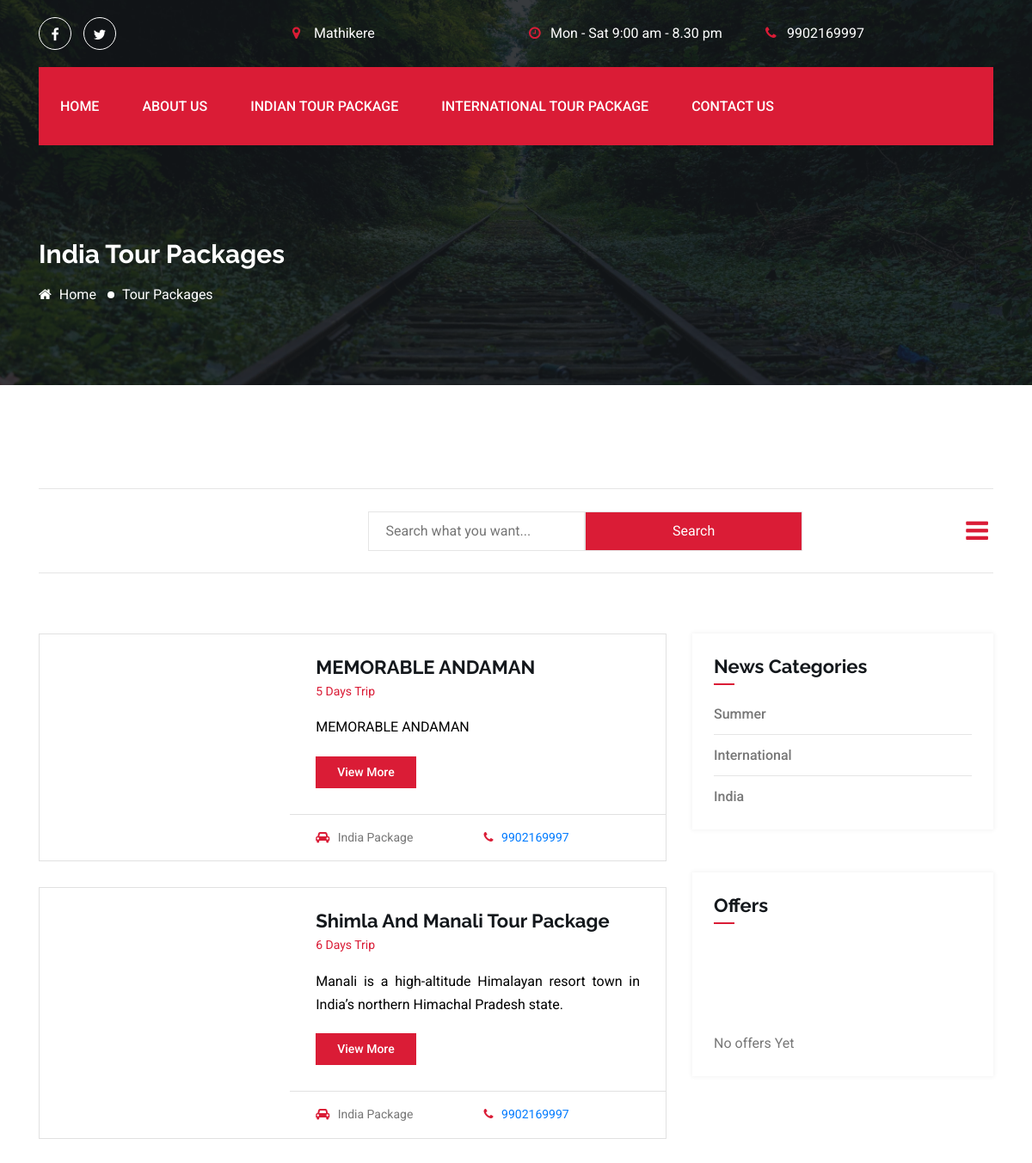
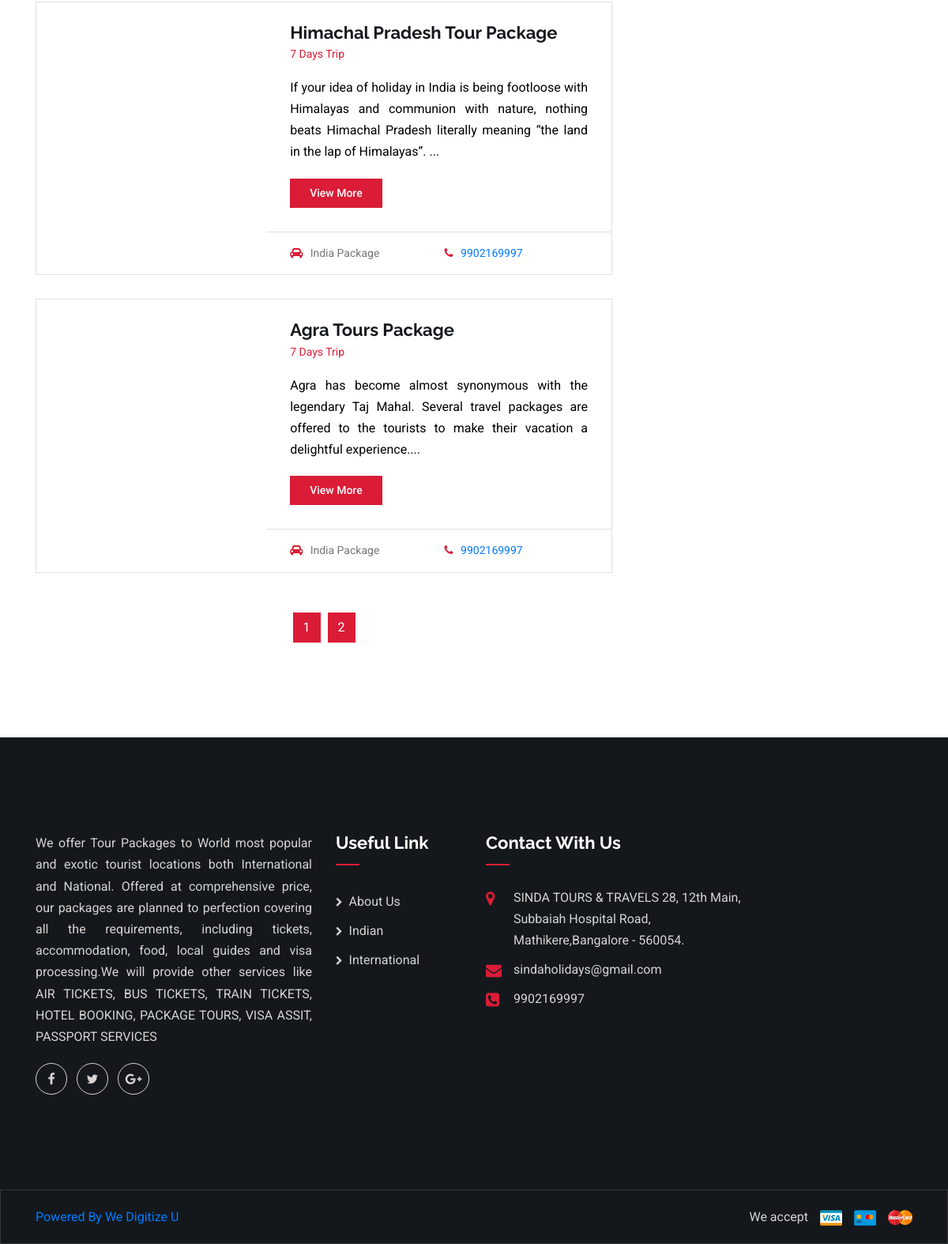
Screenshot of /tour-package.php?package=India with the database file from the repository (2 pictures, top to bottom).
### tables this page shows
CREATE TABLE `package_tours` (
  `id` int(200) NOT NULL,
  `date` varchar(25) NOT NULL,
  `package` varchar(50) NOT NULL,
  `title` varchar(50) NOT NULL,
  `image` text NOT NULL,
  `view-more-image` varchar(100) NOT NULL,
  `days` varchar(10) NOT NULL,
  `short_desc` text NOT NULL,
  `long_desc` text NOT NULL,
  `status` varchar(50) NOT NULL,
  `alt1` varchar(200) NOT NULL,
  `alt2` varchar(200) NOT NULL
);

### phonebook.php (called while the page is built, shortened)
<?php
function address()
{
	return "SINDA TOURS & TRAVELS
		28, 12th Main, Subbaiah Hospital Road,
		Mathikere,Bangalore - 560054.";
}
function address1()
{
	return "Mathikere";
}
function gmail()
{
	return "sindaholidays@gmail.com";
}
function timings()
{
	return "Mon - Sat  9:00 am - 8.30 pm";
}
function mobile()
{
	return "9902169997";
}
function facebook()
{
	return "#";
}
function twitter()
{
	return "#";
}
?>

### tour-package.php (the view, shortened to what this page needs)
<?php
include_once('db/db.php');
?>
<?php
include_once('phonebook.php');
?>
<?php
    $query="";
    $limit=$_GET['page'];
    if($limit=="" || $limit=="1")
    {
       $limitFrom=0;
    }
    else
    {
        $limitFrom=($limit*4)-4;
    }
?>
<?php
    if(isset($_GET['package']))
    {
      $package=$_GET['package'];
      $query="SELECT * FROM `package_tours` WHERE package='$package' ORDER BY id DESC LIMIT $limitFrom,4";
    }
?>
<!DOCTYPE html>
<html lang="en">
<head>
  <?php include_once('head.php'); ?>
</head>
<body>
  <header class="header-section">
    <?php include_once('header.php');?>
  </header>
  <section class="inner-page-banner bg_img overlay-3" data-background="assets/images/banner.jpg">
    <div class="container">
      <div class="row">
        <div class="col-md-12">
          <h2 class="page-title"><?php echo $package; ?> Tour Packages</h2>
          <ol class="page-list">
            <li><a href="index.html"><i class="fa fa-home"></i> Home</a></li>
            <li>Tour Packages</li>
          </ol>
        </div>
      </div>
    </div>
  </section>
  <section class="car-search-section pt-120 pb-120">
    <div class="container">
      <div class="row">
        <div class="col-lg-12">
          <div class="car-search-filter-area">
            <div class="car-search-filter-form-area">
              <form class="car-search-filter-form">
                <div class="row justify-content-between">
                  <div class="col-lg-4 col-md-5 col-sm-6">
                  </div>
                  <div class="col-lg-7 col-md-7 col-sm-6 d-flex">
                    <form method="get" action="">
                    <input type="text" name="data"  placeholder="Search what you want...">
                   <input style="background-color:#da1c36;color:white;" type="submit" name="search" value="Search">
                  </form>
                  </div>
                </div>
            </div>
            <div class="view-style-toggle-area">
              <button class="view-btn list-btn active"><i class="fa fa-bars"></i></button>
            </div>
          </div>
        </div>
      </div>
      <div class="row mt-70">
        <div class="col-lg-8">
          <div class="car-search-result-area list--view row mb-none-30">
<?php
              $exe=mysqli_query($conn,$query);
              if(mysqli_num_rows($exe)==0)
                {
                  echo "<center>
                        <h2>Oops! sorry result not found</h2>
                        </center>";
                }
              else
                {
                    while($data=mysqli_fetch_assoc($exe))
                    {
            ?>
            <div class="col-md-6 col-12">
              <div class="car-item car-item--style2">
                <div class="thumb bg_img" data-background="assets/images/tour-packages/<?php echo $data['image'] ?>" alt="<?php echo $data['alt1'];?>"></div>
                <div class="car-item-body">
                  <div class="content">
                    <h4 class="title"><?php echo $data['title']?></h4>
                    <span style="color:#da1c36" class="price"><?php echo $data['days'].' Days Trip'?></span>
                    <p style="text-align:justify;color:black;"><?php echo $data['short_desc']?></p>
                    <a href="view-more.php?id=<?php echo $data['id'];?>" class="cmn-btn">View More</a>
                  </div>
                  <div class="car-item-meta">
                    <ul class="details-list">
                      <li>
                        <i class="fa fa-car"></i>
                        <?php echo $data['package'].' Package'?>
                      </li>
                      <li>
                        <i class="fa fa-phone"></i>
                         <a style="text-decoration:none" href="tel:<?php echo mobile(); ?>">
                          <?php echo mobile();?>
                         </a>
                        </li>
                    </ul>
                  </div>
                </div>
              </div>
            </div>
            <?php
              }
             }
            ?>
           <?php
                  $sel1="SELECT * FROM `package_tours` WHERE package='$package'";
                  $exe=mysqli_query($conn,$sel1);
                  $count=mysqli_num_rows($exe);
                  $count=ceil($count/4);
            ?>
                  <br><br>
          </div>
       <nav class="d-pagination" aria-label="Page navigation example">
            <ul class="pagination justify-content-center">
              <?php
                     for($i=1;$i<=$count;$i++)
                  {
                     ?>
                      <li class="page-item active">
                        <a class="page-link" href="tour-package.php?page=<?php echo $i?>&package=<?php echo $package?>"><?php echo $i?></a>
                      </li>
         <?php     }
         ?>
            </ul>
          </nav>
        </div>
        <div class="col-lg-4">
          <aside class="sidebar">
           <?php include_once('new-categories.php')?>
              <?php include_once('offers.php');?>
          </aside>
        </div>
      </div>
    </div>
  </section>
  <footer class="footer-section">
    <?php include_once('footer.php');?>
  </footer>
</body>
</html>

### head.php (shortened to what this page needs)
<?php include_once('phonebook.php');?>
  <link rel="stylesheet" type="text/css" href="https://stackpath.bootstrapcdn.com/font-awesome/4.7.0/css/font-awesome.min.css">
  <link rel="stylesheet" href="assets/css/fontawesome.min.css">
  <link rel="stylesheet" href="assets/css/bootstrap.min.css">
  <link rel="stylesheet" href="assets/css/lightcase.css">
  <link rel="stylesheet" href="assets/css/animate.css">
  <link rel="stylesheet" href="assets/css/nice-select.css">
  <link rel="stylesheet" href="assets/css/datepicker.min.css">
  <link rel="stylesheet" href="assets/css/wickedpicker.min.css">
  <link rel="stylesheet" href="assets/css/jquery-ui.min.css">
  <link rel="stylesheet" href="assets/css/owl.carousel.min.css">
  <link rel="stylesheet" href="assets/css/main.css">

### header.php (shortened to what this page needs)
<?php
include_once('phonebook.php');
?>
<div class="header-top">
      <div class="container">
        <div class="row align-items-center">
          <div class="col-lg-3">
            <ul class="social-links">
              <li><a href="<?php echo facebook();?>"><i class="fa fa-facebook"></i></a></li>
              <li><a href="<?php echo twitter();?>"><i class="fa fa-twitter"></i></a></li>
            </ul>
          </div>
          <div class="col-lg-9">
            <ul class="header-info d-flex justify-content-center">
              <li>
                <i class="fa fa-map-marker"></i>
                <p><?php echo address1();?></p>
              </li>
              <li>
                <i class="fa fa-clock-o"></i>
                <p><?php echo timings();?></p>
              </li>
              <li>
                <i class="fa fa-phone"></i>
                  <p><?php echo mobile();?></p>
              </li>
            </ul>
          </div>
        </div>
      </div>
    </div>
    <div class="header-bottom">
      <div class="container">
        <nav class="navbar navbar-expand-lg p-0">
          <div class="collapse navbar-collapse" id="navbarSupportedContent">
            <ul class="navbar-nav main-menu mr-auto">
              <li><a href="index.php">Home</a></li>
              <li><a href="about.php">About us</a>
              <li><a href="tour-package.php?package=India">Indian Tour Package</a>
              </li>
              <li><a href="tour-package.php?package=International">International Tour Package</a>
              </li>
              <li><a href="contact.php">contact us</a></li>
            </ul>
          </div>
        </nav>
      </div>
    </div>

### new-categories.php
<div class="widget widget-new-ctg">
              <h4 class="widget-title">news categories</h4>
              <ul class="cars-list">
             <?php
             	$sel="SELECT DISTINCT name FROM `packages`ORDER BY id DESC";
             	$exe=mysqli_query($conn,$sel);
             	if(mysqli_num_rows($exe)==0)
                {
               	?>
                <li>
                	<a href="international-tour-package.php">No Packages Found</a>
                </li>
			<?php
				}
				else
				{
					while($data=mysqli_fetch_assoc($exe))
                    {
             ?>
             			 <li>
             			 	<a href="tour-package.php?package=<?php echo $data['name']?>">
             			 	<?php echo $data['name']?>
             			 	</a></li>
			<?php
				}
			}
             ?>
              </ul>
</div>

### offers.php
<div class="widget widget-testimonial">
              <h4 class="widget-title">Offers</h4>
              <div class="widget-body">
                <div class="testimonial-slider owl-carousel">
                  <div class="testimonial-item">
                    <div class="testimonial-item--header">
                      <div class="thumb">
                      </div>
                      <div class="content">
                      </div>
                    </div>
                    <div class="testimonial-item--body">
                      <p>No offers Yet</p>
                    </div>
                  </div>
                </div>
              </div>
            </div>

### footer.php
<?php
include_once('phonebook.php');
?>
    <div class="footer-top pt-120 pb-120">
      <div class="container">
        <div class="row">
          <div class="col-lg-4 col-sm-12">
            <div class="footer-widget widget-about">
              <div class="widget-about-content">
                <p style="text-align:justify;">
                  We offer Tour Packages to World most popular and exotic tourist locations both International and National. Offered at comprehensive price, our packages are planned to perfection covering all the requirements, including tickets, accommodation, food, local guides and visa processing.We will provide other services like AIR TICKETS, BUS TICKETS, TRAIN TICKETS, HOTEL BOOKING, PACKAGE TOURS, VISA ASSIT, PASSPORT SERVICES
                </p>
                <ul class="social-links">
                  <li><a href="<?php echo facebook(); ?>"><i class="fa fa-facebook"></i></a></li>
                  <li><a href="<?php echo twitter(); ?>"><i class="fa fa-twitter"></i></a></li>
                  <li><a href="<?php echo gmail();?>">
                    <i class="fa fa-google-plus"></i></a></li>
                </ul>
              </div>
            </div>
          </div>
          <div class="col-lg-2 col-sm-4">
            <div class="footer-widget widget-menu">
              <h4 class="widget-title">useful link</h4>
              <ul>
                <li><a href="about.php">About Us</a></li>
                <li><a href="http://localhost/sinda/tour-package.php?package=India">Indian</a></li>
                <li><a href="tour-package.php?package=International">International</a></li>
              </ul>
            </div>
          </div>
          <div class="col-lg-4 col-sm-8">
            <div class="footer-widget widget-address">
              <h4 class="widget-title">contact with us</h4>
              <ul>
                <li>
                  <i class="fa fa-map-marker"></i>
                  <span>
                  <?php echo address(); ?>
                </span>
                </li>
                <li>
                  <i class="fa fa-envelope"></i>
                  <span>
                    <?php echo gmail();?>
                  </span>
                </li>
                <li>
                  <i class="fa fa-phone-square"></i>
                  <span><?php echo mobile();?></span>
                </li>
              </ul>
            </div>
          </div>
        </div>
      </div>
    </div>
    <div class="footer-bottom">
      <div class="container">
        <div class="row justify-content-between">
          <div class="col-sm-6">
            <p class="copy-right-text"><a href="https://www.wedigitizeu.com">Powered By We Digitize U</a></p>
          </div>
          <div class="col-sm-6">
            <ul class="payment-method d-flex justify-content-end">
              <li>We accept</li>
              <li><img src="assets/images/money-method/1.png" alt="image"></li>
              <li><img src="assets/images/money-method/2.png" alt="image"></li>
              <li><img src="assets/images/money-method/3.png" alt="image"></li>
            </ul>
          </div>
        </div>
      </div>
    </div>

### rows the page displays
package_tours: title "MEMORABLE ANDAMAN", days "5", short_desc "MEMORABLE ANDAMAN", package "India"
package_tours: title "Shimla And Manali Tour Package", days "6", short_desc "Manali is a high-altitude Himalayan resort town in India’s northern Himachal Pradesh state.", package "India"
package_tours: title "Himachal Pradesh Tour Package", days "7", short_desc "If your idea of holiday in India is being footloose with Himalayas and communion with nature, nothing beats Himachal Pradesh literally meaning “the land in the lap of Himalayas”. ...", package "India"
package_tours: title "Agra Tours Package", days "7", short_desc "Agra has become almost synonymous with the legendary Taj Mahal. Several travel packages are offered to the tourists to make their vacation a delightful experience....", package "India"

### other values shown
address1() "Mathikere"
timings() "Mon - Sat 9:00 am - 8.30 pm"
mobile() "9902169997"
$package "India"
$data['name'] "Summer"
$data['name'] "International"
$data['name'] "India"
address() "SINDA TOURS & TRAVELS 28, 12th Main, Subbaiah Hospital Road, Mathikere,Bangalore - 560054."
gmail() "sindaholidays@gmail.com"
